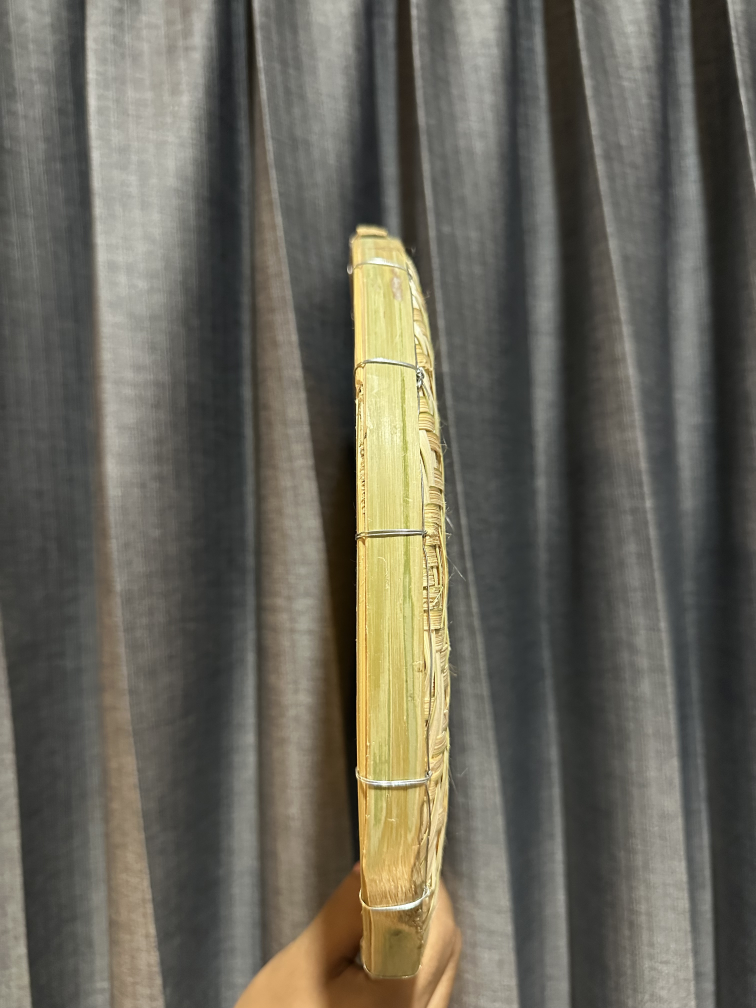
#> input picture images/view_001.jpg, 3024 x 4032 px (shown at 1/4 size)
$ python single_image_3d.py images/view_001.jpg
#> lines starting #> are read from the running program, lines starting #| are printed output that depends on the picture; after the words box and inside, x2 and y2 are one past the last pixel; in counts of white or black regions, pixels touching at a corner belong together
"""Create a rotatable 2.5D tray mesh from one front-facing photograph."""
import argparse
from pathlib import Path

import cv2
import numpy as np


ROOT = Path(__file__).resolve().parent


def load_image(path):
    image = cv2.imread(str(path))
    if image is not None:
        return image
    # OpenCV may not support HEIC, so ask macOS to convert it temporarily.
    import subprocess
    import tempfile
    with tempfile.TemporaryDirectory() as tmp:
        converted = Path(tmp) / "input.png"
        subprocess.run(
            ["sips", "-s", "format", "png", str(path), "--out", str(converted)],
            check=True,
            stdout=subprocess.DEVNULL,
        )
        image = cv2.imread(str(converted))
    if image is None:
        raise SystemExit(f"Could not read image: {path}")
    return image


def find_tray(image):
    scale = min(1.0, 1200 / max(image.shape[:2]))
    small = cv2.resize(image, None, fx=scale, fy=scale)
    hsv = cv2.cvtColor(small, cv2.COLOR_BGR2HSV)
    # Golden bamboo against the dark curtain.
    mask = cv2.inRange(hsv, (5, 25, 65), (45, 255, 255))
    kernel = np.ones((15, 15), np.uint8)
    mask = cv2.morphologyEx(mask, cv2.MORPH_CLOSE, kernel, iterations=2)
    contours, _ = cv2.findContours(mask, cv2.RETR_EXTERNAL, cv2.CHAIN_APPROX_SIMPLE)
    contours = [c for c in contours if cv2.contourArea(c) > mask.size * 0.05]
    if not contours:
        raise SystemExit("Could not find the tray outline in the photograph.")
    center, axes, angle = cv2.fitEllipse(max(contours, key=cv2.contourArea))
    return np.array(center) / scale, np.array(axes) / scale, np.deg2rad(angle)


def build_mesh(image, ellipse, rings=72, slices=240):
    center, axes, angle = ellipse
    vertices, colors, faces = [], [], []

    def add_vertex(x, y, z, color):
        vertices.append((x, y, z))
        colors.append(tuple(int(v) for v in color))
        return len(vertices) - 1

    # Front center.
    cx, cy = np.rint(center).astype(int)
    center_color = image[np.clip(cy, 0, image.shape[0]-1),
                         np.clip(cx, 0, image.shape[1]-1)][::-1]
    front = [[add_vertex(0, 0, -0.08, center_color)]]
    ca, sa = np.cos(angle), np.sin(angle)
    for ring in range(1, rings + 1):
        r = ring / rings
        row = []
        # Shallow concavity plus a raised outer bamboo rim.
        z = -0.08 * (1 - r * r) + 0.035 * np.exp(-((1-r)/0.055)**2)
        for j in range(slices):
            t = 2 * np.pi * j / slices
            u, v = r * np.cos(t), r * np.sin(t)
            px = center[0] + 0.5 * axes[0] * u * ca - 0.5 * axes[1] * v * sa
            py = center[1] + 0.5 * axes[0] * u * sa + 0.5 * axes[1] * v * ca
            ix = int(np.clip(round(px), 0, image.shape[1]-1))
            iy = int(np.clip(round(py), 0, image.shape[0]-1))
            row.append(add_vertex(u, -v, z, image[iy, ix][::-1]))
        front.append(row)

    for j in range(slices):
        faces.append((front[0][0], front[1][j], front[1][(j+1) % slices]))
    for ring in range(1, rings):
        for j in range(slices):
            k = (j + 1) % slices
            a, b = front[ring][j], front[ring][k]
            c, d = front[ring+1][j], front[ring+1][k]
            faces.extend(((a, c, d), (a, d, b)))

    # Flat back and a closed outer wall make the result a solid mesh.
    back_color = (177, 137, 77)
    back_center = add_vertex(0, 0, -0.16, back_color)
    back = []
    for j in range(slices):
        t = 2 * np.pi * j / slices
        back.append(add_vertex(np.cos(t), -np.sin(t), -0.16, back_color))
    for j in range(slices):
        k = (j + 1) % slices
        faces.append((back_center, back[k], back[j]))
        faces.extend(((front[-1][j], back[j], back[k]),
                      (front[-1][j], back[k], front[-1][k])))
    return vertices, colors, faces


def write_ply(path, vertices, colors, faces):
    with path.open("w") as out:
        out.write("ply\nformat ascii 1.0\n")
        out.write(f"element vertex {len(vertices)}\n")
        out.write("property float x\nproperty float y\nproperty float z\n")
        out.write("property uchar red\nproperty uchar green\nproperty uchar blue\n")
        out.write(f"element face {len(faces)}\n")
        out.write("property list uchar int vertex_indices\nend_header\n")
        for vertex, color in zip(vertices, colors):
            out.write("{} {} {} {} {} {}\n".format(*vertex, *color))
        for face in faces:
            out.write(f"3 {face[0]} {face[1]} {face[2]}\n")


def main():
    parser = argparse.ArgumentParser()
    parser.add_argument("image", type=Path, help="front-facing JPG, PNG, or HEIC photo")
    parser.add_argument("--output", type=Path,
                        default=ROOT / "results" / "single_image_tray.ply")
    args = parser.parse_args()
    image = load_image(args.image.resolve())
#> in load_image, image is the input picture: shape (4032, 3024, 3); mean B, G, R 89.7, 101.2, 104.3
    vertices, colors, faces = build_mesh(image, find_tray(image))
#> in find_tray, `mask = cv2.inRange(hsv, (5, 25, 65), (45, 255, 255))`:
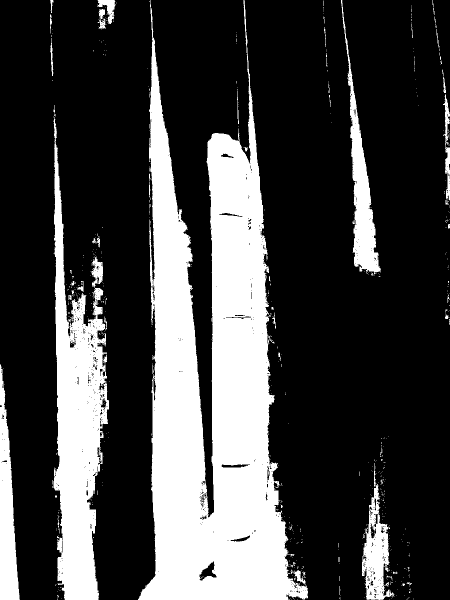
#> mask: shape (1200, 900) (shown at 1/2 size); 26% white; 714 white regions (661 under 20 px), largest, box (x1, y1, x2, y2) and area: (276, 0, 616, 1200) 193108, (107, 233, 218, 1200) 52900, (682, 0, 762, 548) 11032
#> in find_tray, `mask = cv2.morphologyEx(mask, cv2.MORPH_CLOSE, kernel, iterations=2)`:
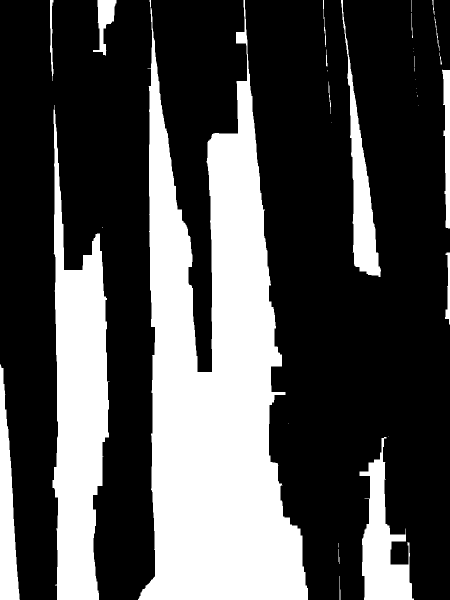
#> mask: shape (1200, 900) (shown at 1/2 size); 30.4% white; 34 white regions (14 under 20 px)
#> in find_tray, `contours, _ = cv2.findContours(mask, cv2.RETR_EXTERNAL, cv2.CHAIN_APPR..`: contours = 34 contours, 19 with area under 20; largest, box (x1, y1, x2, y2) and area: (276, 0, 616, 1200) 213570, (105, 210, 219, 1200) 64728, (719, 874, 828, 1200) 15500, (682, 0, 762, 554) 11432, (0, 729, 40, 1200) 10229
#> in find_tray, `contours = [c for c in contours if cv2.contourArea(c) > mask.size * 0...`: contours = 2 contours; box (x1, y1, x2, y2) and area: (276, 0, 616, 1200) 213570, (105, 210, 219, 1200) 64728
#> in find_tray, `center, axes, angle = cv2.fitEllipse(max(contours, key=cv2.contourArea))`: center = (292.2, -2984.4); axes = (528.6, 6671.9); angle = 0
#> in build_mesh, `center, axes, angle = ellipse`: center = [981.9, -10027.5]; axes = [1776.1, 22417.7]; angle = 0
#> in build_mesh, `cx, cy = np.rint(center).astype(int)`: cx = 982; cy = -10028
#> in build_mesh, `center_color = image[np.clip(cy, 0, image.shape[0]-1), np.clip(cx, 0, ..`: center_color = [50, 51, 46]
#> in build_mesh, `front = [[add_vertex(0, 0, -0.08, center_color)]]`: front = [[0]]
#> in build_mesh, `ca, sa = np.cos(angle), np.sin(angle)`: ca = 1; sa = 0
#> after the loop in build_mesh, `for ring in range(1, rings + 1):`: front = 73 items
#> after the loop in build_mesh, `for j in range(slices):`: faces = 240 items, first 6: (0, 1, 2), (0, 2, 3), (0, 3, 4), (0, 4, 5), (0, 5, 6), (0, 6, 7)
#> after the loop in build_mesh, `for ring in range(1, rings):`: faces = 34320 items
#> after the loop in build_mesh, `for j in range(slices):`: back = 240 values from 17282 to 17521
#> after the loop in build_mesh, `for j in range(slices):`: faces = 35040 items
#> vertices = 17522 items, first 6: (0, 0, -0.08), (0.0139, 0, -0.08), (0.0139, -0.000364, -0.08), (0.0139, -0.000727, -0.08), (0.0138, -0.00109, -0.08), (0.0138, -0.00145, -0.08); colors = 17522 items, first 6: (50, 51, 46), (28, 27, 22), (28, 27, 22), (28, 27, 22), (28, 27, 22), (28, 27, 22); faces = 35040 items
    args.output.parent.mkdir(parents=True, exist_ok=True)
    write_ply(args.output, vertices, colors, faces)
#> the loop in write_ply, `for vertex, color in zip(vertices, colors):` made 17522 passes
#> (vertex, color) on passes 1 to 3: ((0, 0, -0.08), (50, 51, 46)), ((0.0139, 0, -0.08), (28, 27, 22)), ((0.0139, -0.000364, -0.08), (28, 27, 22))
#> the loop in write_ply, `for face in faces:` made 35040 passes
    print(f"Saved {args.output} ({len(vertices):,} vertices, {len(faces):,} faces)")
#| Saved results/single_image_tray.ply (17,522 vertices, 35,040 faces)


if __name__ == "__main__":
    main()

$ run again, on images/view_003.jpg
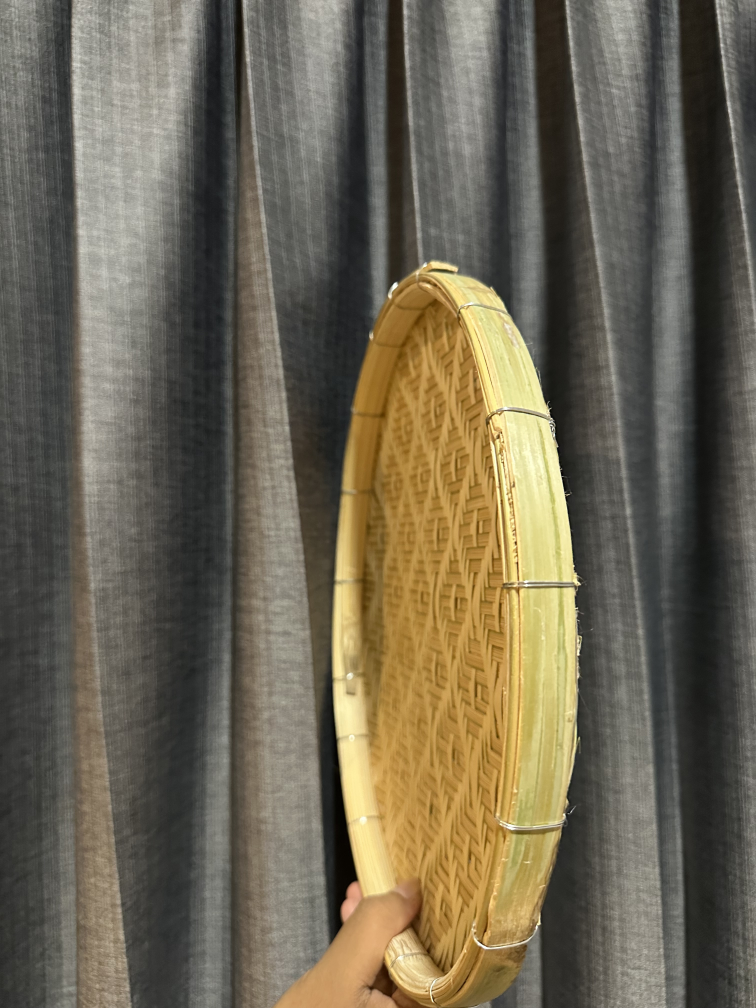
#> input picture images/view_003.jpg, 3024 x 4032 px (shown at 1/4 size)
#> in load_image, image is the input picture: shape (4032, 3024, 3); mean B, G, R 83.6, 101.9, 109.7
#> hsv: shape (1200, 900, 3); mean H, S, V 33.3, 48.2, 110.1
#> in find_tray, `mask = cv2.inRange(hsv, (5, 25, 65), (45, 255, 255))`:
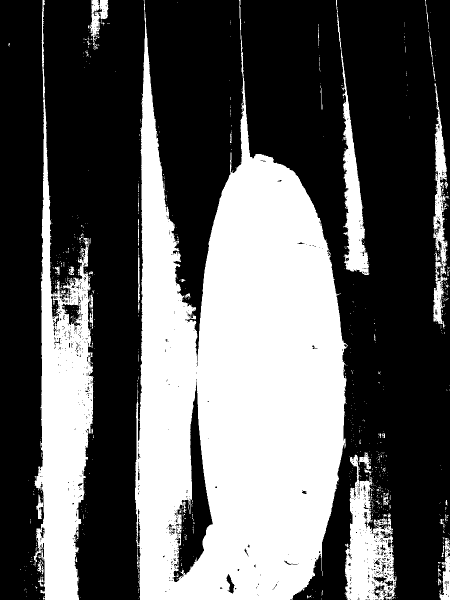
#> mask: shape (1200, 900) (shown at 1/2 size); 37% white; 957 white regions (903 under 20 px), largest, box (x1, y1, x2, y2) and area: (270, 0, 696, 1200) 302816, (67, 0, 187, 1200) 58110, (689, 909, 793, 1200) 15021
#> in find_tray, `mask = cv2.morphologyEx(mask, cv2.MORPH_CLOSE, kernel, iterations=2)`:
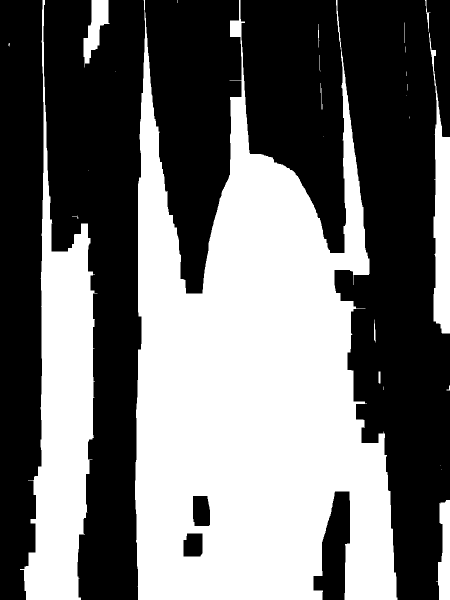
#> mask: shape (1200, 900) (shown at 1/2 size); 43.5% white; 27 white regions (13 under 20 px)
#> in find_tray, `contours, _ = cv2.findContours(mask, cv2.RETR_EXTERNAL, cv2.CHAIN_APPR..`: contours = 27 contours, 18 with area under 20; largest, box (x1, y1, x2, y2) and area: (270, 0, 795, 1200) 373826, (40, 0, 195, 1200) 74474, (858, 65, 900, 667) 12145, (872, 1000, 900, 1200) 3652, (167, 0, 219, 135) 3200
#> in find_tray, `contours = [c for c in contours if cv2.contourArea(c) > mask.size * 0...`: contours = 2 contours; box (x1, y1, x2, y2) and area: (270, 0, 795, 1200) 373826, (40, 0, 195, 1200) 74474
#> in find_tray, `center, axes, angle = cv2.fitEllipse(max(contours, key=cv2.contourArea))`: center = (513.9, 689.1); axes = (492.4, 1318.2); angle = 178.4
#> in build_mesh, `center, axes, angle = ellipse`: center = [1726.8, 2315.4]; axes = [1654.4, 4429.2]; angle = 3.11
#> cx = 1727; cy = 2315
#> center_color = [189, 147, 75]
#> in build_mesh, `front = [[add_vertex(0, 0, -0.08, center_color)]]`: front = [[0]]
#> ca = -1; sa = 0.0281
#> after the loop in build_mesh, `for ring in range(1, rings + 1):`: front = 73 items
#> after the loop in build_mesh, `for j in range(slices):`: faces = 240 items, first 6: (0, 1, 2), (0, 2, 3), (0, 3, 4), (0, 4, 5), (0, 5, 6), (0, 6, 7)
#> after the loop in build_mesh, `for ring in range(1, rings):`: faces = 34320 items
#> after the loop in build_mesh, `for j in range(slices):`: back = 240 values from 17282 to 17521
#> after the loop in build_mesh, `for j in range(slices):`: faces = 35040 items
#> in main, `vertices, colors, faces = build_mesh(image, find_tray(image))`: vertices = 17522 items, first 6: (0, 0, -0.08), (0.0139, 0, -0.08), (0.0139, -0.000364, -0.08), (0.0139, -0.000727, -0.08), (0.0138, -0.00109, -0.08), (0.0138, -0.00145, -0.08); colors = 17522 items, first 6: (189, 147, 75), (197, 155, 83), (199, 157, 85), (198, 156, 84), (196, 154, 82), (196, 154, 82); faces = 35040 items
#> the loop in write_ply, `for vertex, color in zip(vertices, colors):` made 17522 passes
#> (vertex, color) on passes 1 to 3: ((0, 0, -0.08), (189, 147, 75)), ((0.0139, 0, -0.08), (197, 155, 83)), ((0.0139, -0.000364, -0.08), (199, 157, 85))
#> the loop in write_ply, `for face in faces:` made 35040 passes
#| Saved results/single_image_tray.ply (17,522 vertices, 35,040 faces)

$ run again, on images/view_004.jpg
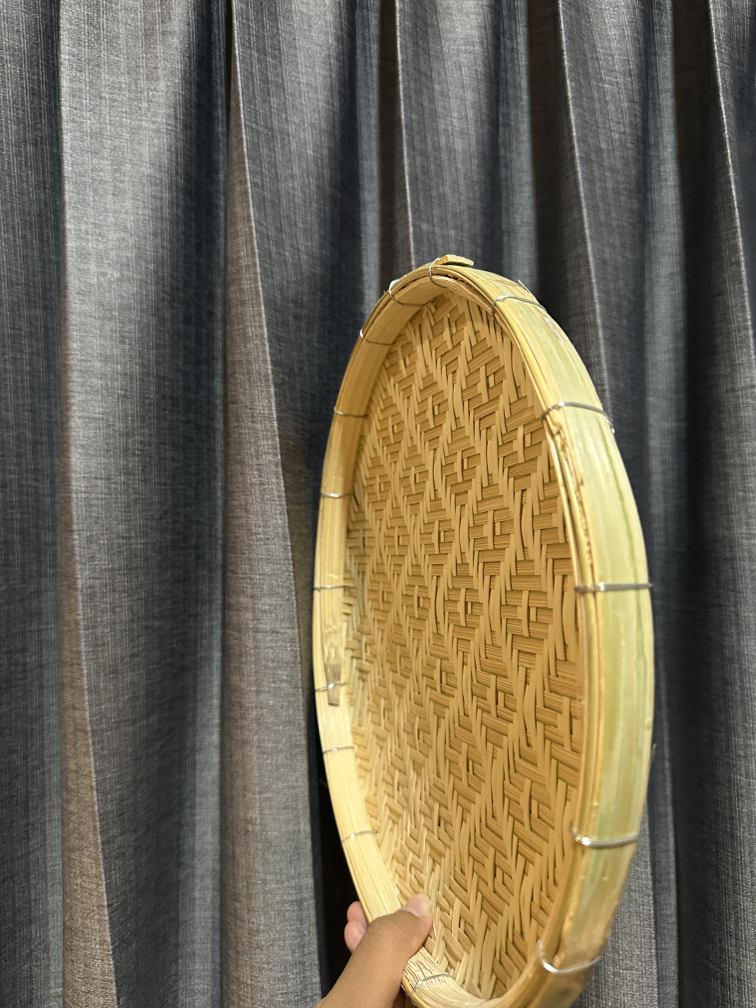
#> input picture images/view_004.jpg, 3024 x 4032 px (shown at 1/4 size)
#> in load_image, image is the input picture: shape (4032, 3024, 3); mean B, G, R 84.7, 105.2, 114.9
#> hsv: shape (1200, 900, 3); mean H, S, V 41, 54.1, 115.9
#> in find_tray, `mask = cv2.inRange(hsv, (5, 25, 65), (45, 255, 255))`:
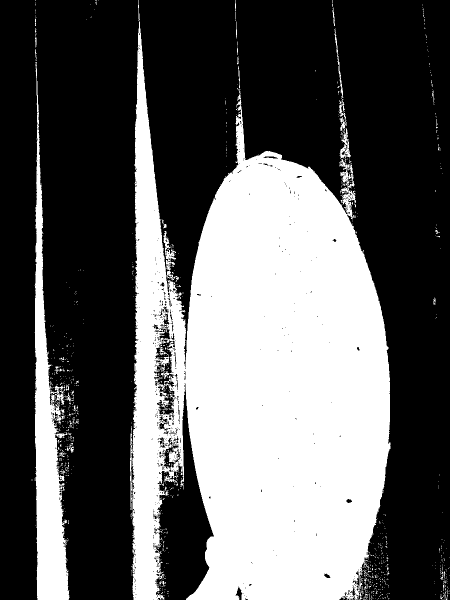
#> mask: shape (1200, 900) (shown at 1/2 size); 37.3% white; 1043 white regions (1002 under 20 px), largest, box (x1, y1, x2, y2) and area: (260, 43, 781, 1200) 367405, (69, 136, 139, 1200) 29663, (669, 57, 693, 262) 709
#> in find_tray, `mask = cv2.morphologyEx(mask, cv2.MORPH_CLOSE, kernel, iterations=2)`:
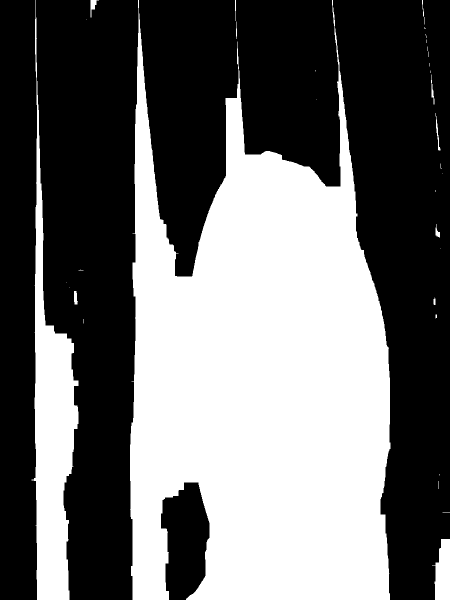
#> mask: shape (1200, 900) (shown at 1/2 size); 41.9% white; 35 white regions (22 under 20 px)
#> in find_tray, `contours, _ = cv2.findContours(mask, cv2.RETR_EXTERNAL, cv2.CHAIN_APPR..`: contours = 35 contours, 24 with area under 20; largest, box (x1, y1, x2, y2) and area: (260, 0, 781, 1200) 402144, (63, 0, 157, 1200) 42082, (864, 1078, 900, 1200) 3028, (181, 0, 198, 35) 188, (148, 582, 156, 609) 129
#> in find_tray, `contours = [c for c in contours if cv2.contourArea(c) > mask.size * 0...`: contours = 1 contour; box (x1, y1, x2, y2) and area: (260, 0, 781, 1200) 402144
#> in find_tray, `center, axes, angle = cv2.fitEllipse(max(contours, key=cv2.contourArea))`: center = (531.4, 704.3); axes = (503.8, 1341.9); angle = 176.2
#> in build_mesh, `center, axes, angle = ellipse`: center = [1785.5, 2366.4]; axes = [1692.8, 4508.9]; angle = 3.07
#> cx = 1786; cy = 2366
#> center_color = [198, 160, 89]
#> in build_mesh, `front = [[add_vertex(0, 0, -0.08, center_color)]]`: front = [[0]]
#> ca = -0.998; sa = 0.0671
#> after the loop in build_mesh, `for ring in range(1, rings + 1):`: front = 73 items
#> after the loop in build_mesh, `for j in range(slices):`: faces = 240 items, first 6: (0, 1, 2), (0, 2, 3), (0, 3, 4), (0, 4, 5), (0, 5, 6), (0, 6, 7)
#> after the loop in build_mesh, `for ring in range(1, rings):`: faces = 34320 items
#> after the loop in build_mesh, `for j in range(slices):`: back = 240 values from 17282 to 17521
#> after the loop in build_mesh, `for j in range(slices):`: faces = 35040 items
#> in main, `vertices, colors, faces = build_mesh(image, find_tray(image))`: vertices = 17522 items, first 6: (0, 0, -0.08), (0.0139, 0, -0.08), (0.0139, -0.000364, -0.08), (0.0139, -0.000727, -0.08), (0.0138, -0.00109, -0.08), (0.0138, -0.00145, -0.08); colors = 17522 items, first 6: (198, 160, 89), (153, 115, 42), (155, 116, 41), (155, 116, 41), (156, 117, 42), (157, 118, 43); faces = 35040 items
#> the loop in write_ply, `for vertex, color in zip(vertices, colors):` made 17522 passes
#> (vertex, color) on passes 1 to 3: ((0, 0, -0.08), (198, 160, 89)), ((0.0139, 0, -0.08), (153, 115, 42)), ((0.0139, -0.000364, -0.08), (155, 116, 41))
#> the loop in write_ply, `for face in faces:` made 35040 passes
#| Saved results/single_image_tray.ply (17,522 vertices, 35,040 faces)
